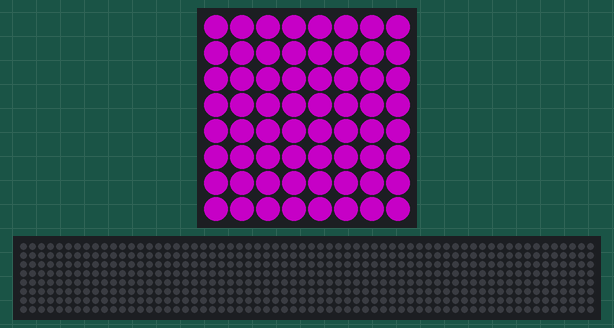
A program run on a simulated Raspberry Pi (BCM pin numbers) with a Sense HAT. On the bench: the Sense HAT's 8×8 RGB LED matrix, a strip that is not on the board, showing the scrolling text unrolled. Dim RGB values are drawn brighter than linear; the 64×8 strip is a reading aid, not a part: it shows the text the matrix is scrolling, unrolled, one strip-width of it at a time.

Above: at 0.03 s.
At 5.2 s:
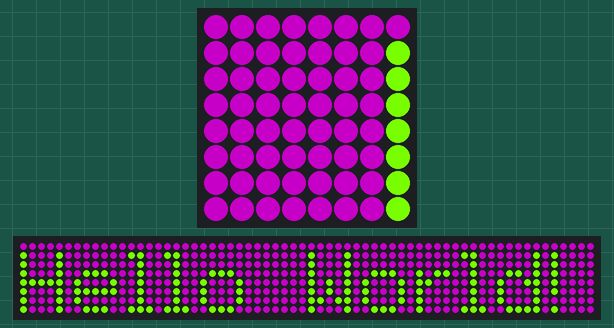
At 10.37 s:
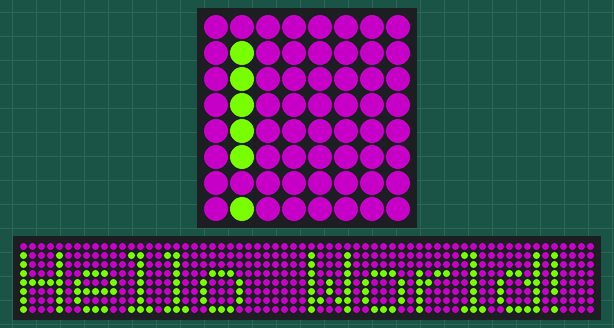
At 21.17 s:
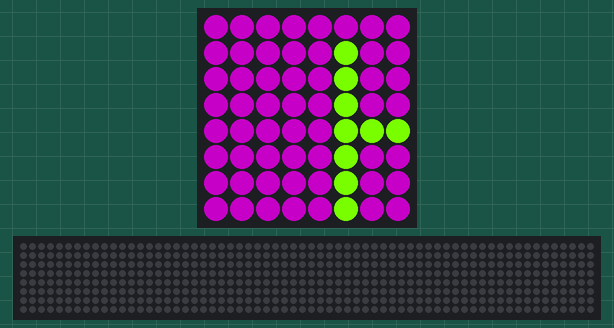
At 30.45 s:
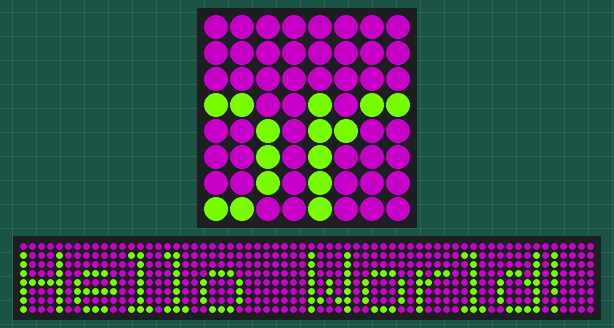
At 39.88 s:
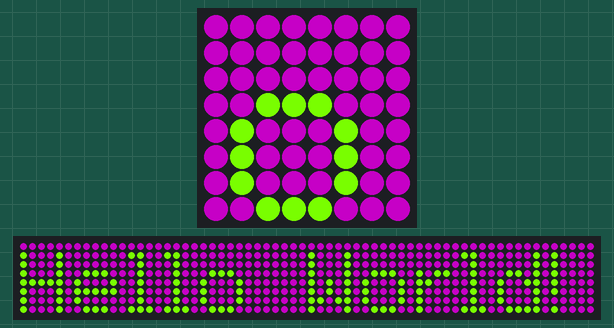

The program:

whileTrue_loop.py
```python
from sense_hat import SenseHat
sense = SenseHat()

green = (125, 255, 0)
violet = (100, 0, 100)

while True:
    sense.show_message("Hello World!",
                       text_colour = green,
                       back_colour = violet,
                       scroll_speed = 0.05)
```
